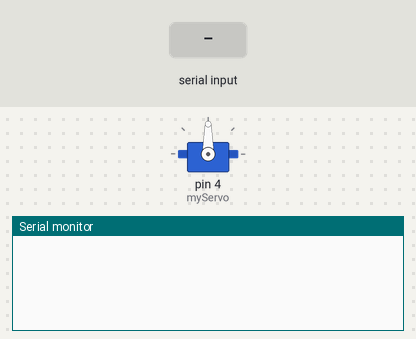
This sketch was run on a simulated Arduino Uno, built with avr-gcc and run on an emulated ATmega328P. On the bench: servo, the last lines printed to the serial monitor. Inputs (shaded band) come from the test bench.

Above: at 1.7 s.
1.8 s: "90 45\n" received over Serial
At 3.5 s:
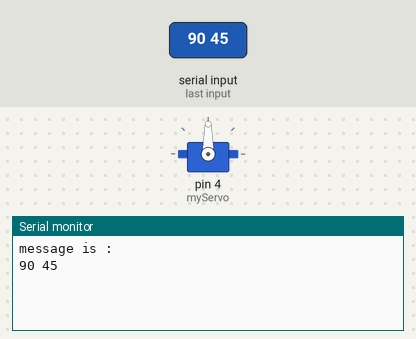
4.3 s: "5\n" received over Serial
At 6.5 s:
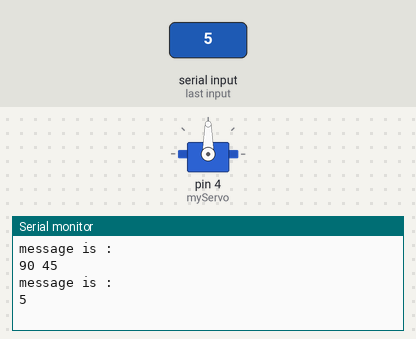
6.8 s: "x90\n" received over Serial
At 8.4 s:
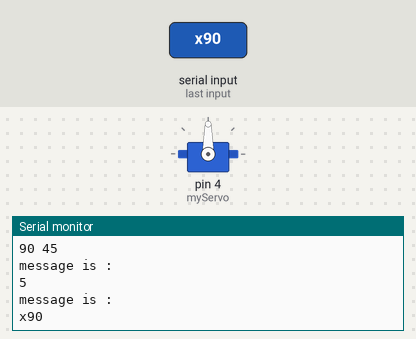

Measured:
- after the input at 1.8 s, the serial monitor: prints a new line after 1.0 s (image 1)
- after the input at 4.3 s, the serial monitor: prints a new line after 1.0 s (image 2)
- after the input at 6.8 s, the serial monitor: prints a new line after 1.0 s (image 3)

The sketch:

mobile-acc.ino
```cpp
#define bluetooth Serial
#include <Servo.h>

Servo myServo;

char cmd[100];
int cmdIndex;

void exeCmd() {

  if(cmd[0]=='x' && cmd[1]==' ') {

    // value starts at cmd[2]
    // atof converts string to float

    float val = atof(cmd+2);

    val = val/9.8;
    val = val*500;

    int servoMicroseconds = 1500+val;

    myServo.writeMicroseconds(servoMicroseconds);
  }
}

void setup() {

  delay(500); // wait for bluetooth module to start

  bluetooth.begin(115200); // Bluetooth default baud is 115200

  myServo.attach(4, 1000, 2000);

  cmdIndex = 0;
}

void loop() {

  if(bluetooth.available()) {


      String val = Serial.readString();
      Serial.println("message is : ");
      Serial.println(val);

    char c = (char)bluetooth.read();

    if(c=='\n') {
      cmd[cmdIndex] = 0;
      exeCmd();  // execute the command
      cmdIndex = 0; // reset the cmdIndex
    } else {
      cmd[cmdIndex] = c;
      if(cmdIndex<99) cmdIndex++;
    }
  }
}
```
